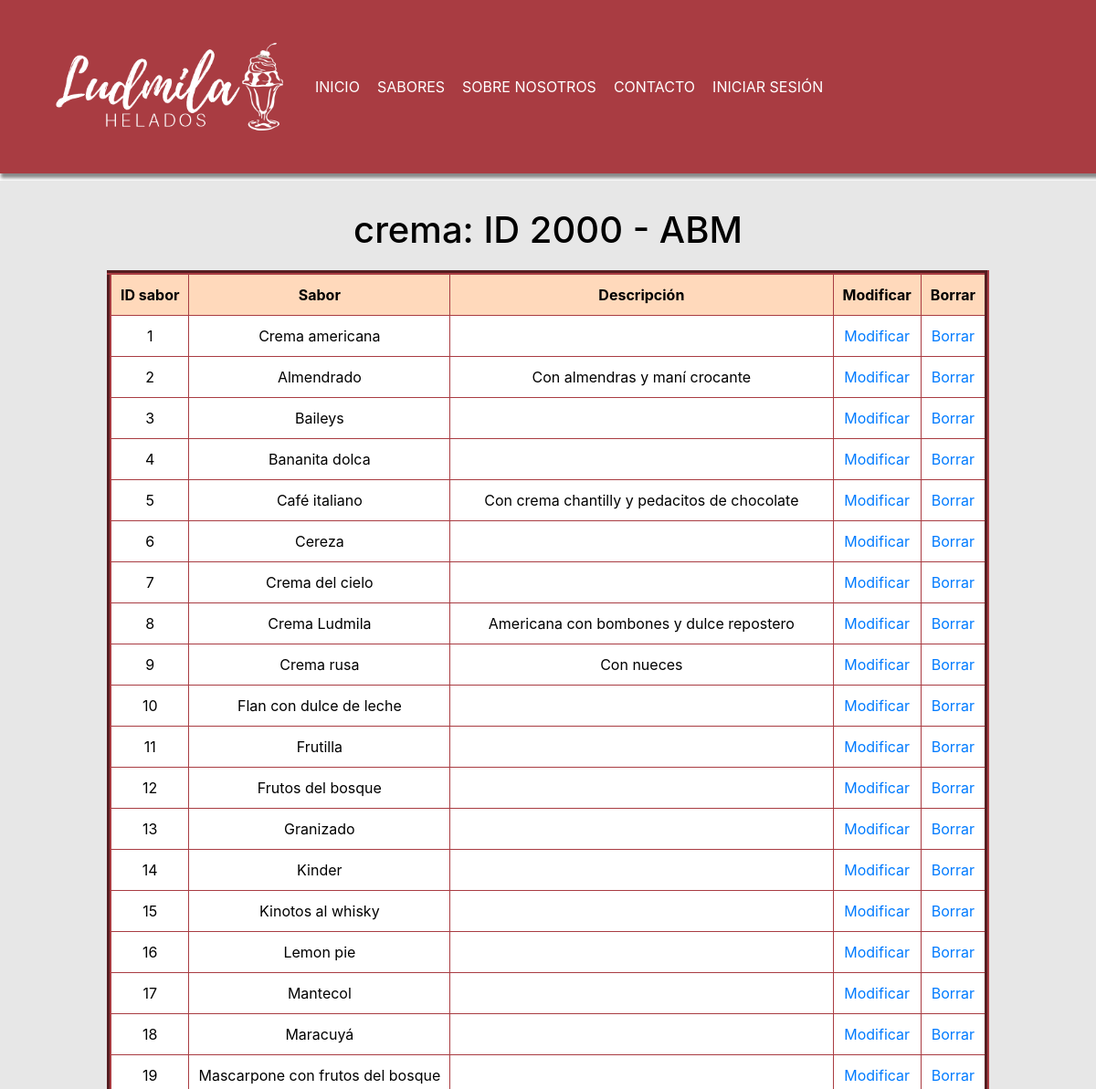
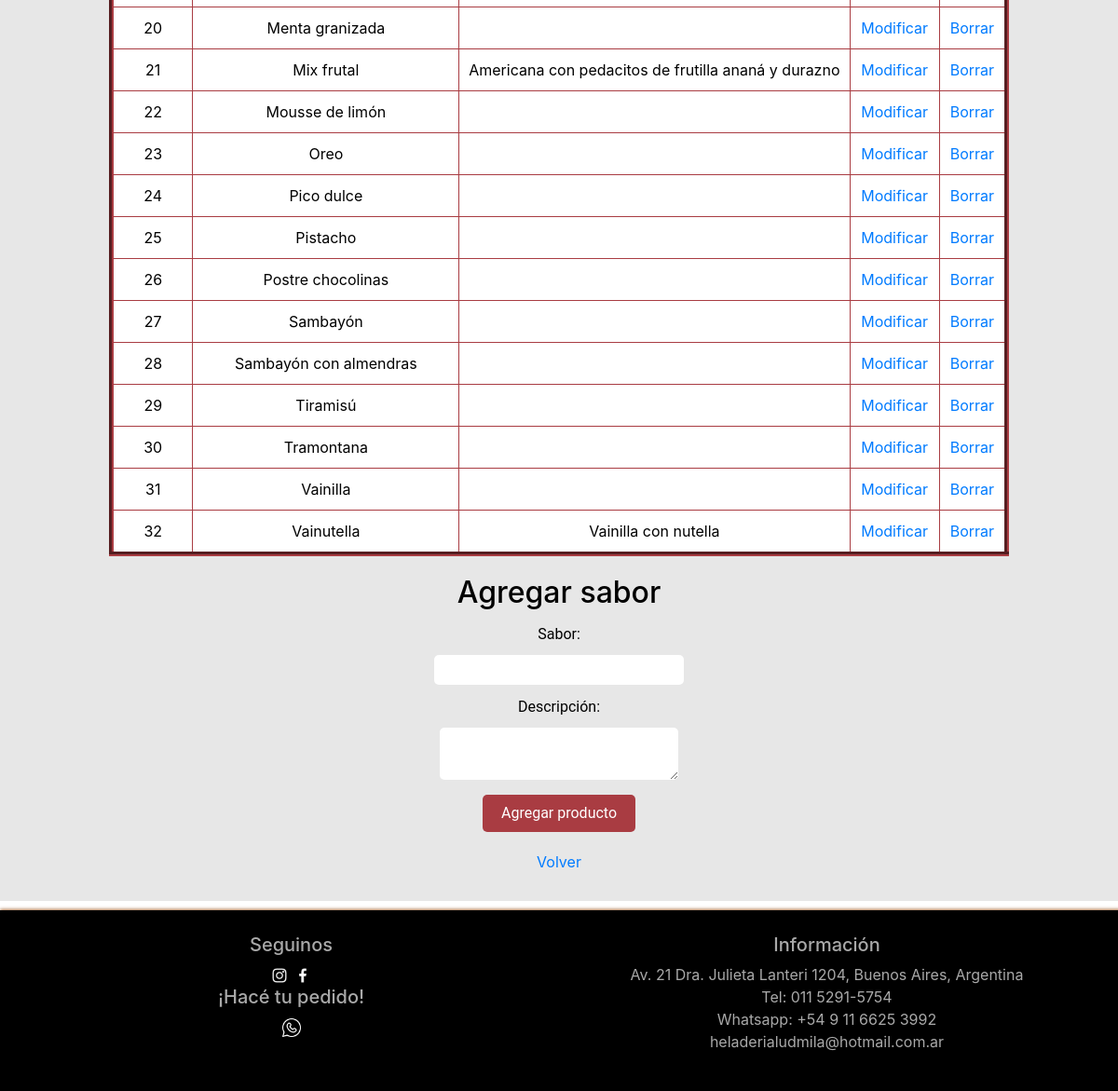
The app's page /productos/abm/helados.php?tipo_helado=2000&nombre=crema with its own data (2 pictures, top to bottom).
### tables this page shows
CREATE TABLE IF NOT EXISTS `sabor` (
  `id_sabor` INT NOT NULL AUTO_INCREMENT,
  `sabores` VARCHAR(45) NOT NULL,
  `descripcion` VARCHAR(60) NULL,
  `tipo_helado_id_tipo_helado` INT NOT NULL,
  PRIMARY KEY (`id_sabor`));

### productos/abm/helados.php (the view, shortened to what this page needs)
<?php
include_once "../conexion.php";
include_once "header.php";
if(isset($_GET['tipo_helado']) and isset($_GET['nombre'])){
         $codigo = $_GET['tipo_helado'];
         $nom = $_GET['nombre'];
    }
echo "<div class='general'>";
echo "<div class='cen'>";
echo "<h1>$nom: ID $codigo - ABM </h1>";
echo "</div>";
$consulta = "SELECT * FROM sabor WHERE tipo_helado_id_tipo_helado = '$codigo'";
if($resultado = mysqli_query($conexion, $consulta)){
    echo "<table border=1>";
    echo "   <tr>
             <th>ID sabor</th>
             <th>Sabor</th>
             <th>Descripción</th>
             <th>Modificar</th>
             <th>Borrar</th>
            </tr>";
    while($fila = mysqli_fetch_array($resultado)){
        echo "<tr>";
           echo "<td>$fila[id_sabor]</td>";
           echo "<td>$fila[sabores]</td>";
           echo "<td>$fila[descripcion]</td>";
           echo "<td><a href='modificarsabor.php?sabores=".$fila["id_sabor"]."'>Modificar</a></td>";
           echo "<td><a href='borrarsabor.php?sabores=".$fila["id_sabor"]."'>Borrar</a></td>";
        echo "</tr>";
    }
    echo "</table>";
}
?>
<div class="cen">
<h2>Agregar sabor</h2>
 <form action="altahelados.php" method="post">
    <div>
        <label for="sabores">Sabor:</label><br>
        <input id="sabores" type="text" name="sabores">
    </div>
    <div>
        <p class="con">Descripción:</p>
        <textarea name="descripcion"></textarea>
    </div>
    <input type="submit" value="Agregar producto">
</form>
<a href='index.php'>Volver</a>
</div>
</div>
<?php
include_once "footer.php";
?>

### productos/abm/css/estilo.css (style rules this page uses)
body { background-color: rgb(239, 239, 239); font-family: Arial, Helvetica, sans-serif; }
.cen { text-align: center; }
table { border-color: #A93C42; color: black; margin: 0 auto; border-collapse: collapse; margin-top: 20px; margin-bottom: 20px; border-width: 5px; }
table tr th { padding: 10px; text-align: center; background-color: #ffd9bb; }
table tr td { padding: 10px; text-align: center; background-color: white; }
.general { color: black; background-color: rgb(231, 231, 231); padding: 30px; }
input[type=button], input[type=submit], input[type=reset] { background-color: #A93C42; border: none; color: white; padding: 8px 20px; text-decoration: none; margin: 4px 2px; cursor: pointer; font-family: 'Roboto', sans-serif; margin-top: 10px; margin-bottom: 20px; }
form input { border-style: none; padding-left: 10px; padding-right: 10px; padding-top: 4px; padding-bottom: 4px; border-radius: 5px; margin-top: 5px; }
form textarea { border-style: none; padding-left: 18px; padding-right: 18px; padding-top: 4px; padding-bottom: 4px; border-radius: 5px; margin-top: 5px; }
form label { font-family: 'Roboto', sans-serif; margin: 5px; }
.con { margin-top: 12px; margin-bottom: 5px; font-family: 'Roboto', sans-serif; }

### records on screen
sabor: id_sabor "1", sabores "Crema americana"
sabor: id_sabor "2", sabores "Almendrado", descripcion "Con almendras y maní crocante"
sabor: id_sabor "3", sabores "Baileys"
sabor: id_sabor "4", sabores "Bananita dolca"
sabor: id_sabor "5", sabores "Café italiano", descripcion "Con crema chantilly y pedacitos de chocolate"
sabor: id_sabor "6", sabores "Cereza"
sabor: id_sabor "7", sabores "Crema del cielo"
sabor: id_sabor "8", sabores "Crema Ludmila", descripcion "Americana con bombones y dulce repostero"
sabor: id_sabor "9", sabores "Crema rusa", descripcion "Con nueces"
sabor: id_sabor "10", sabores "Flan con dulce de leche"
sabor: id_sabor "11", sabores "Frutilla"
sabor: id_sabor "12", sabores "Frutos del bosque"
sabor: id_sabor "13", sabores "Granizado"
sabor: id_sabor "14", sabores "Kinder"
sabor: id_sabor "15", sabores "Kinotos al whisky"
sabor: id_sabor "16", sabores "Lemon pie"
sabor: id_sabor "17", sabores "Mantecol"
sabor: id_sabor "18", sabores "Maracuyá"
sabor: id_sabor "19", sabores "Mascarpone con frutos del bosque"
sabor: id_sabor "20", sabores "Menta granizada"
sabor: id_sabor "21", sabores "Mix frutal", descripcion "Americana con pedacitos de frutilla ananá y durazno"
sabor: id_sabor "22", sabores "Mousse de limón"
sabor: id_sabor "23", sabores "Oreo"
sabor: id_sabor "24", sabores "Pico dulce"
sabor: id_sabor "25", sabores "Pistacho"
sabor: id_sabor "26", sabores "Postre chocolinas"
sabor: id_sabor "27", sabores "Sambayón"
sabor: id_sabor "28", sabores "Sambayón con almendras"
sabor: id_sabor "29", sabores "Tiramisú"
sabor: id_sabor "30", sabores "Tramontana"
sabor: id_sabor "31", sabores "Vainilla"
sabor: id_sabor "32", sabores "Vainutella", descripcion "Vainilla con nutella"

### other values on screen
$paginas "INICIO"
$paginas "SABORES"
$paginas "SOBRE NOSOTROS"
$paginas "CONTACTO"
$paginas "INICIAR SESIÓN"
$nom "crema"
$codigo "2000"
